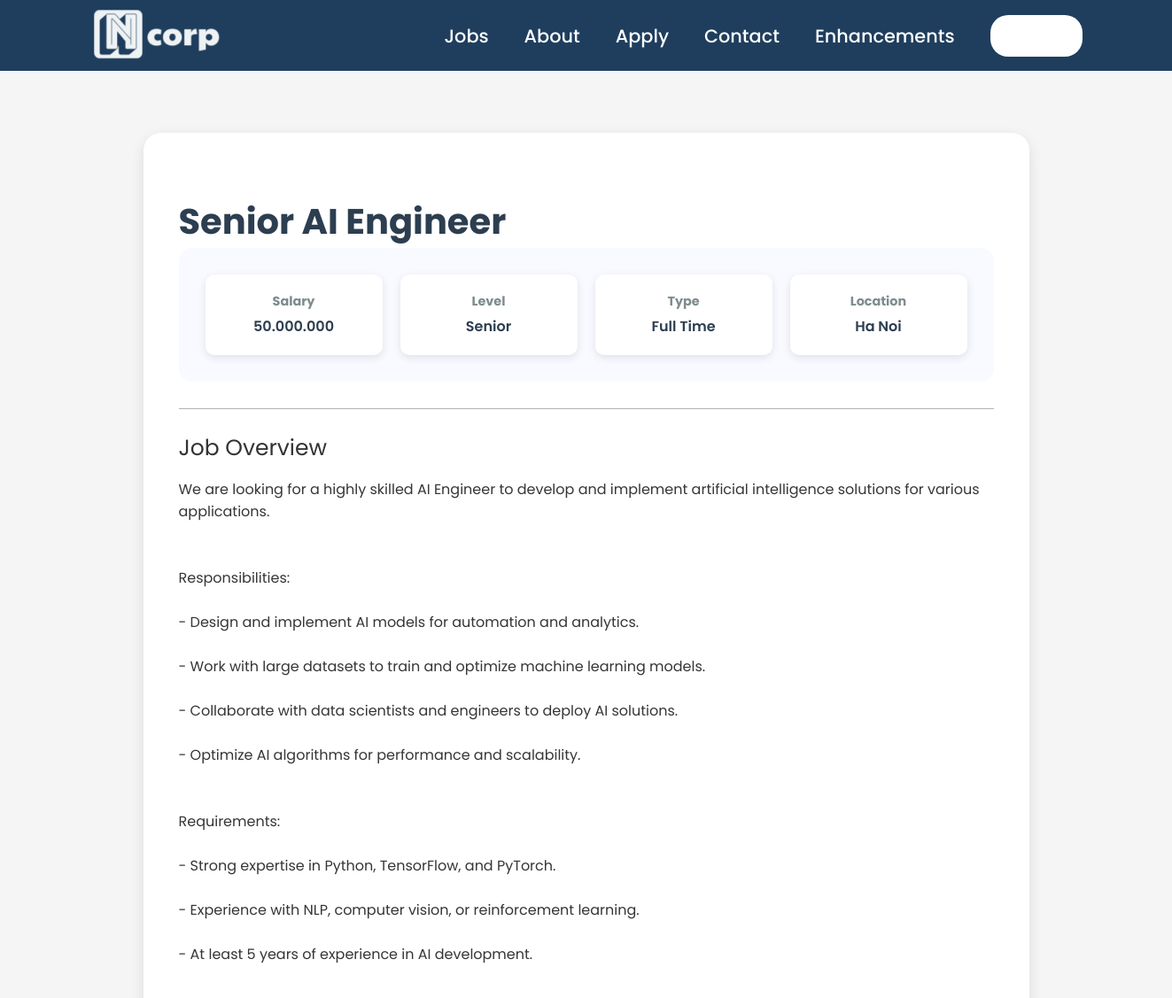
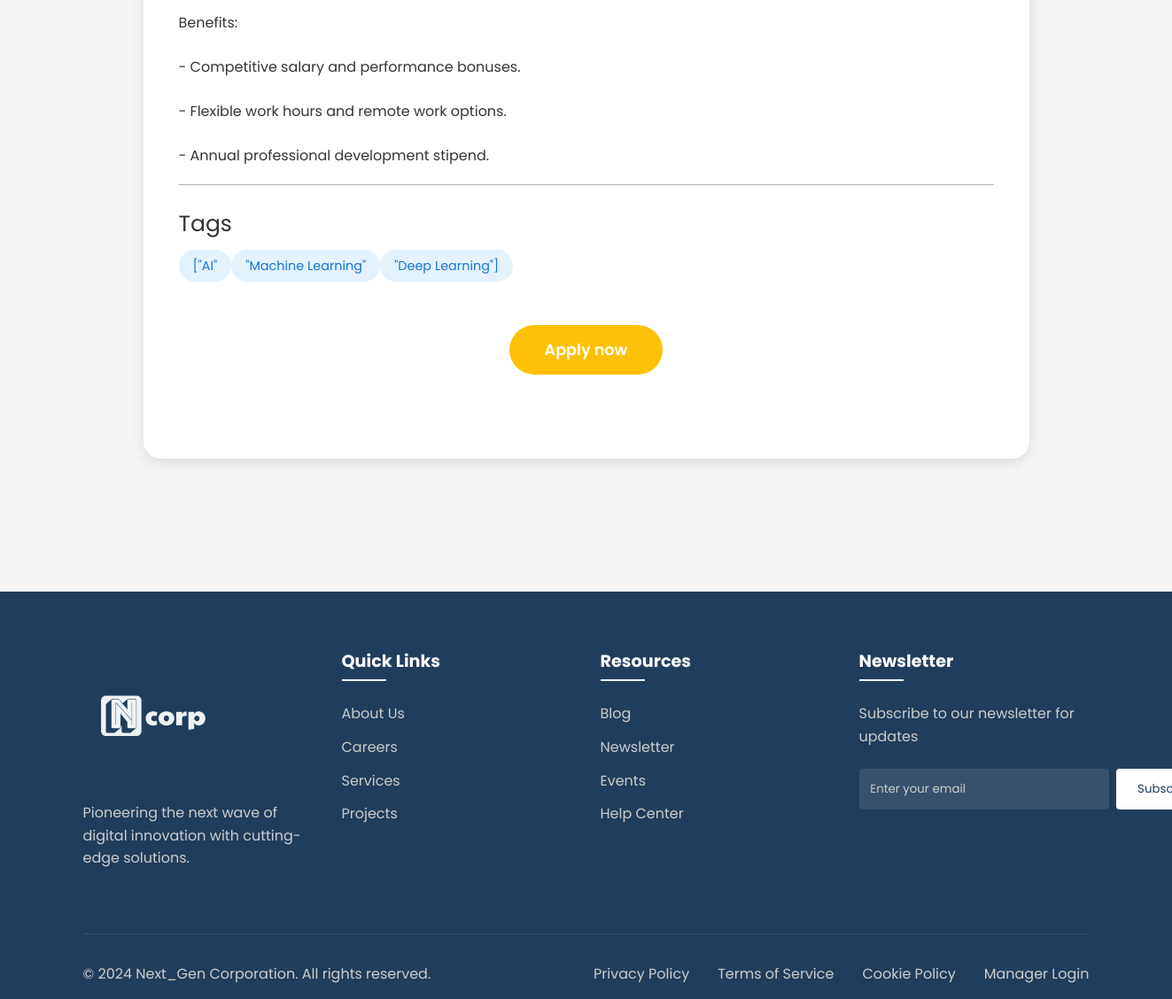
The app's page /job_detail.php?id=1 with its own data (2 pictures, top to bottom).
### tables this page shows
CREATE TABLE IF NOT EXISTS `jobs` (
  `id` int NOT NULL AUTO_INCREMENT,
  `title` varchar(255) NOT NULL,
  `tag` varchar(50) DEFAULT NULL,
  `salary` varchar(50) DEFAULT NULL,
  `type` varchar(50) DEFAULT NULL,
  `level` varchar(50) DEFAULT NULL,
  `location` varchar(100) DEFAULT NULL,
  `tags` TEXT DEFAULT NULL,
  `link` varchar(255) DEFAULT NULL,
  `description` text,
  PRIMARY KEY (`id`)
);

### job_detail.php (the view, shortened to what this page needs)
<?php
require("settings.php");
$conn = new mysqli($host, $user, $pwd, $sql_db);
$job_id = intval($_GET['id']);
$sql = "SELECT * FROM jobs WHERE id = ?";
$stmt = $conn->prepare($sql);
$stmt->bind_param("i", $job_id);
$stmt->execute();
$result = $stmt->get_result();
$job = $result->fetch_assoc();
?>
<!DOCTYPE html>
<html lang="en">
<head>
    <link rel="stylesheet" href="./styles/style-job-detail.css">
</head>
<body>
    <?php require("header.inc"); ?>
    <div class="container">
<h1 class="job-title"><strong><?php echo htmlspecialchars($job['title']); ?></strong></h1>
        <div class="job-details">
            <div class="detail-card">
<div class="label"><strong>Salary</strong></div>
                <div class="value"><?php echo htmlspecialchars($job['salary']); ?></div>
            </div>
            <div class="detail-card">
<div class="label"><strong>Level</strong></div>
                <div class="value"><?php echo htmlspecialchars($job['level']); ?></div>
            </div>
            <div class="detail-card">
<div class="label"><strong>Type</strong></div>
                <div class="value"><?php echo htmlspecialchars($job['type']); ?></div>
            </div>
            <div class="detail-card">
<div class="label"><strong>Location</strong></div>
                <div class="value"><?php echo htmlspecialchars($job['location']); ?></div>
            </div>
        </div>
        <div class="section-title">Job Overview</div>
        <div class="section-content">
            <p><?php echo nl2br(htmlspecialchars($job['description'])); ?></p>
        </div>
        <?php if (!empty($job['tags'])): ?>
            <div class="section-title">Tags</div>
            <div class="section-content">
                <?php
                $tags = explode(',', $job['tags']);
                foreach ($tags as $tag) {
                    echo '<span class="tag">' . htmlspecialchars(trim($tag)) . '</span>';
                }
                ?>
            </div>
        <?php endif; ?>
        <div class="apply-button">
            <button><a href="apply.php?id=<?php echo $job['id']; ?>">Apply now</a></button>
        </div>
    </div>
    <?php require("footer.inc"); ?>
</body>
</html>

### styles/style-job-detail.css (style rules this page uses)
* { margin: 0; padding: 0; box-sizing: border-box; font-family: "Poppins", sans-serif; }
body { position: relative; }
h1 { font-size: 3rem; font-weight: 600; opacity: 0; transform: translateY(30px); animation: fadeInUp 1s forwards; }
#w-btn a, .apply-button button a { text-decoration: none; color: inherit; }
body { font-family: 'Roboto', sans-serif; margin: 0; padding: 0; background-color: #f5f5f5; }
h1 { font-size: 24px; color: #333; }
.container { max-width: 1000px; margin: 150px auto; background: white; border-radius: 20px; padding: 40px; box-shadow: 0 5px 15px rgba(0, 0, 0, 0.1); opacity: 0; transform: translateY(20px); animation: fadeInUp 0.8s forwards; }
.job-title { font-size: 2.5em; color: #2c3e50; margin-bottom: 30px; opacity: 0; animation: fadeIn 0.8s forwards 0.3s; }
.job-details { display: grid; grid-template-columns: repeat(4, 1fr); gap: 20px; background-color: #f8faff; padding: 30px; border-radius: 15px; margin-bottom: 30px; }
.detail-card { text-align: center; padding: 20px; border-radius: 10px; background: white; box-shadow: 0 3px 10px rgba(0, 0, 0, 0.1); transform: translateY(20px); opacity: 0; animation: slideUp 0.5s forwards; transition: transform 0.3s ease; }
.detail-card:nth-child(1) { animation-delay: 0.4s; }
.detail-card:nth-child(2) { animation-delay: 0.6s; }
.detail-card:nth-child(3) { animation-delay: 0.8s; }
.detail-card:nth-child(4) { animation-delay: 1s; }
.detail-card .label { color: #7f8c8d; font-size: 0.9em; margin-bottom: 5px; }
.detail-card .value { color: #2c3e50; font-weight: 600; }
.apply-button { text-align: center; margin: 40px 0; opacity: 0; animation: fadeIn 0.8s forwards 1.2s; }
.apply-button button { background-color: #ffc107; color: white; border: none; margin: 15px; padding: 15px 40px; font-size: 1.1em; border-radius: 30px; cursor: pointer; transition: all 0.3s ease; font-weight: 600; }
.apply-button button a { text-decoration: none; color: inherit; }
.tag { background-color: #e3f2fd; color: #1976d2; padding: 8px 16px; border-radius: 20px; font-size: 0.9em; opacity: 0; transform: scale(0.9); animation: scaleIn 0.5s forwards; }
.tag:nth-child(1) { animation-delay: 1.4s; }
.tag:nth-child(2) { animation-delay: 1.5s; }
.tag:nth-child(3) { animation-delay: 1.6s; }
.section-title { font-size: 25px; color: #333; margin-top: 20px; margin-bottom: 10px;; border-top: 1px solid #b4b3b3; padding-top: 25px; }
.section-content { margin-top: 15px; }
.section-content p { margin: 5px 0; color: #373535; }

### records on screen
jobs: title "Senior AI Engineer", salary "50.000.000", level "Senior", type "Full Time", location "Ha Noi", description "We are looking for a highly skilled AI Engineer to develop and implement artificial intelligence solutions for various applications. Responsibilities: - Design and implement AI models for automation and analytics. - Work with large datasets to train and optimize machine learning models. - Collaborate with data scientists and engineers to deploy AI solutions. - Optimize AI algorithms for performance and scalability. Requirements: - Strong expertise in Python, TensorFlow, and PyTorch. - Experience with NLP, computer vision, or reinforcement learning. - At least 5 years of experience in AI development. Benefits: - Competitive salary and performance bonuses. - Flexible work hours and remote…", tags "[\"AI\"", tags "\"Machine Learning\"", tags "\"Deep Learning\"]"
